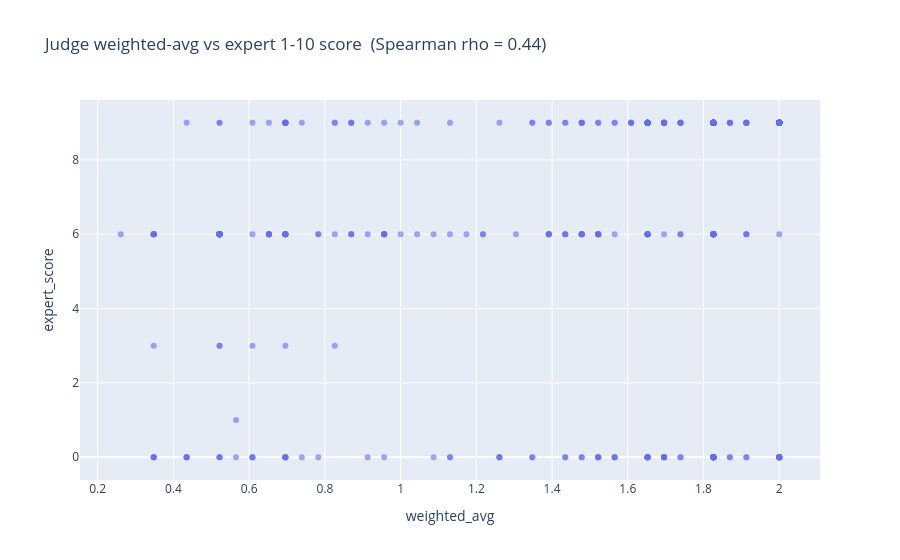

Notebook cell for this chart:
### Markdown cell above
## Judge-vs-expert validation (Spearman)

### Code cell
if "expert_score" in df.columns:
    df["expert_score"] = pd.to_numeric(df["expert_score"], errors="coerce")
    mask = df["expert_score"].notna() & df["weighted_avg"].notna()
    rho, pval = spearmanr(df.loc[mask, "weighted_avg"], df.loc[mask, "expert_score"])
    print(f"Spearman  (weighted_avg, expert_score) = {rho:.3f}   p = {pval:.3g}   n = {int(mask.sum())}")

    hover = ["test_case_id", "root_cause_category"] if "root_cause_category" in df.columns else ["test_case_id"]
    fig = px.scatter(
        df, x="weighted_avg", y="expert_score",
        hover_data=hover,
        title=f"Judge weighted-avg vs expert 1-10 score  (Spearman rho = {rho:.2f})",
    )
    fig.update_traces(marker=dict(size=6, opacity=0.6))
    fig.show()
else:
    rho, pval = float("nan"), float("nan")
    print("no expert_score column")

### Figure 1 — Plotly figure (JSON) as saved in the notebook; plotly's stock layout.template omitted (floating-point values rounded to 4 significant figures; data arrays with more than 128 entries replaced by an {"elided": "..."} marker saying what was removed)
{"data": [{"customdata": {"elided": "484x2 str values"}, "hovertemplate": "weighted_avg=%{x}<br>expert_score=%{y}<br>test_case_id=%{customdata[0]}<br>root_cause_category=%{customdata[1]}<extra></extra>", "legendgroup": "", "marker": {"color": "#636efa", "opacity": 0.6, "size": 6, "symbol": "circle"}, "mode": "markers", "name": "", "orientation": "v", "showlegend": false, "type": "scatter", "x": {"elided": "484 float values"}, "xaxis": "x", "y": {"elided": "484 float values"}, "yaxis": "y"}], "layout": {"legend": {"tracegroupgap": 0}, "title": {"text": "Judge weighted-avg vs expert 1-10 score  (Spearman rho = 0.44)"}, "xaxis": {"anchor": "y", "domain": [0, 1], "title": {"text": "weighted_avg"}}, "yaxis": {"anchor": "x", "domain": [0, 1], "title": {"text": "expert_score"}}}}
